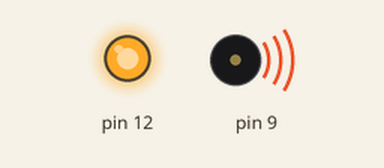
The sketch below on a simulated Arduino Uno, built with avr-gcc and run on an emulated ATmega328P. On the bench: output pins drawn as LEDs (lit = HIGH), buzzer (waves = sounding).

Above: at 0.1 s.
At 0.6 s:
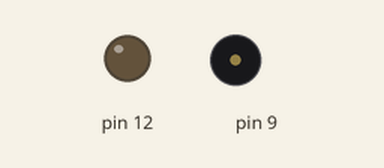
Timing chart, 0 to 2.1 s (numbered marks = the images above):
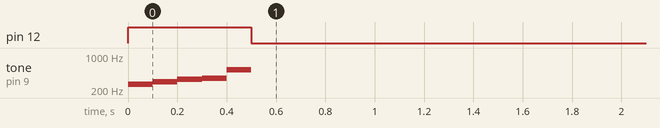

The sketch:

sketch_buzzer_light.ino
```cpp
/*
 *
 * 도 262
 * 레 294
 * 미 330
 * 파 349
 * 솔 392
 * 라 440
 * 시 494
 * 도 523
 */


void setup() {
  // put your setup code here, to run once:

  pinMode(12, OUTPUT);

  digitalWrite(12, HIGH);

  tone(9, 262);
  delay(100);

  tone(9, 294);
  delay(100);

  tone(9, 330);
  delay(100);

  tone(9, 349);
  delay(100);

  tone(9, 523);
  delay(100);

  noTone(9);
  digitalWrite(12, LOW);

}

void loop() {
  // put your main code here, to run repeatedly:

}
```
